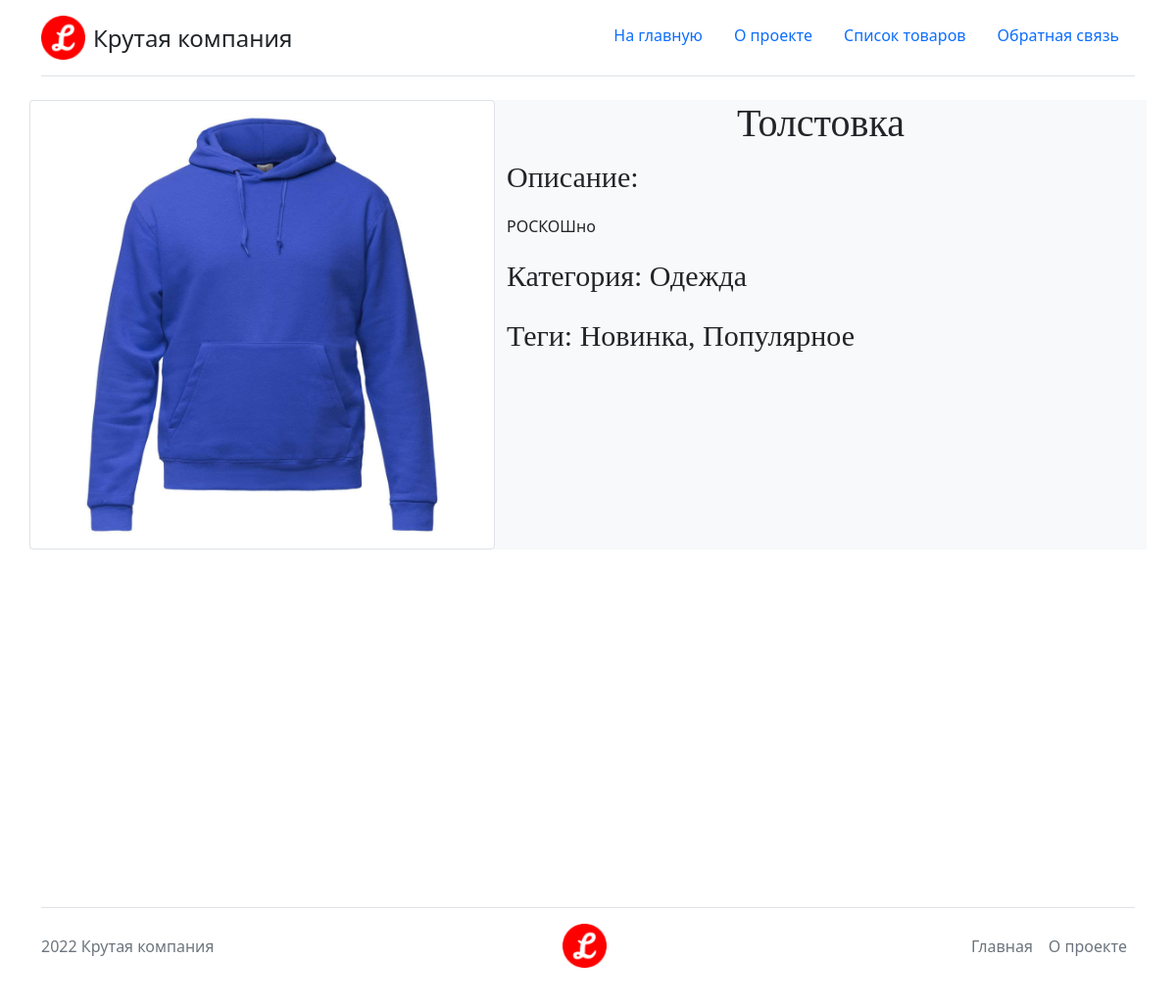
Before: /catalog/3/ with the older database file.
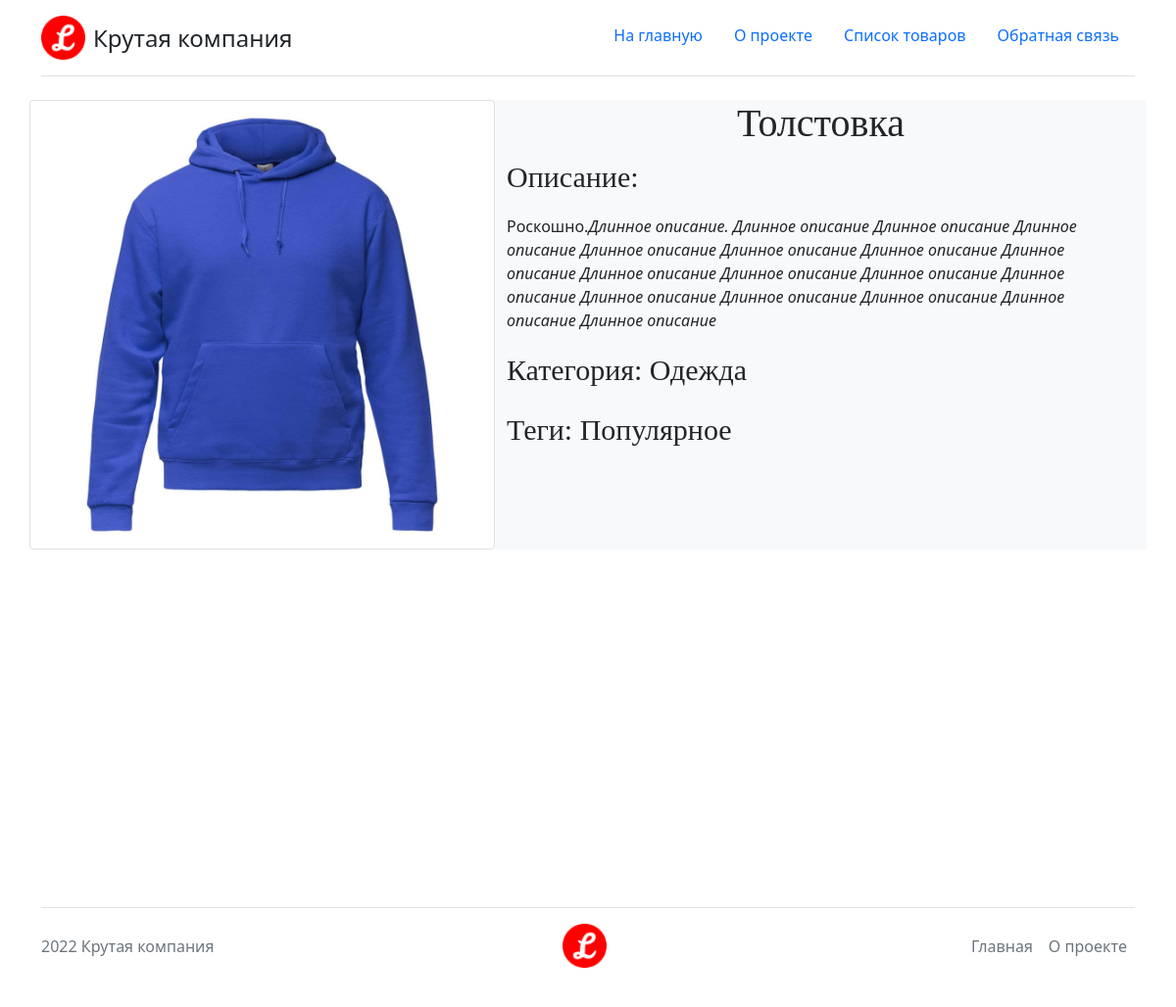
After: the same page with the newer database file.
### catalog/models.py (models this page shows, shortened)
class Item(ProjectBaseModel):
    is_on_main = models.BooleanField(verbose_name='На главной', default=False)
    text = RichTextField(
        verbose_name='описание',
        validators=[AmazingTextValidator('превосходно', 'роскошно')],
        help_text='Должно создержать слова превосходно или роскошно'
        )
    category = models.ForeignKey(
        'Category', verbose_name='категория', on_delete=models.CASCADE
        )
    tags = models.ManyToManyField('Tag', verbose_name='тег')
    preview = models.ImageField(
        verbose_name='превью', upload_to='uploads/preview/%Y/%m', null=True,
        blank=True
        )
    objects = ItemManager()
    class Meta:
        verbose_name = 'товар'
        verbose_name_plural = 'товары'
        default_related_name = 'items'
    def image_tmb(self):
        return get_image_thumbnail(self.preview)
    image_tmb.short_description = 'превью'
    image_tmb.allow_tags = True

class Category(ProjectBaseModel):
    slug = ProjectBaseFields.slug
    weight = models.PositiveSmallIntegerField(verbose_name='вес', default=100)
    class Meta:
        verbose_name = 'категория'
        verbose_name_plural = 'категории'

class Tag(ProjectBaseModel):
    slug = ProjectBaseFields.slug
    class Meta:
        verbose_name = 'тег'
        verbose_name_plural = 'теги'

### catalog/views.py (the view)
class ItemDetail(DetailView):
    template_name = "catalog/item_detail.html"
    queryset = Item.objects.published()
    pk_url_kwarg = "item_id"
    context_object_name = "item"
    extra_context = {
        'title_name': 'Детали товара'
    }

### Core/models.py (called while the page is built)
    def __str__(self):
        return self.name

### Core/templatetags/MenuManager.py (called while the page is built)
@register.inclusion_tag('header.html')
def get_main_menu(request):
    menu = []
    for elem in Menus.main_menu:
        elem.is_active = elem.url_name == request.resolver_match.view_name
        menu.append(elem)
    return {"menu": menu}

### templates/catalog/item_detail.html
{% extends 'base.html' %}
{% load static %}
{% block content %}
<div class="row bg-light">
    {% if item.preview %}
    <img class="col-5 img-thumbnail" src="{{ item.preview.url }}" alt="картинка">
    {% else %}
    <img class="col-5 img-thumbnail" src="{% static 'core/img/default_image.jpg' %}" alt="картинка">
    {% endif %}
    <div class="col-7">
        <h1 class="text-center title-text">{{ item.name }}</h1>
        <p class="big-text">Описание:</p>{{ item.text | safe }}
        <p class="big-text">Категория: {{ item.category }}</p>
        <p class="big-text">Теги: {{ item.tags.all | join:", " }}</p>
    </div>
</div>
{% endblock content %}

### templates/base.html (shortened to what this page needs)
{% load static %}
{% load MenuManager %}
<!DOCTYPE html>
<html lang="ru">
<head>
    <link rel="stylesheet" href="{% static 'bootstrap-5/css/bootstrap.min.css' %}">
    <link rel="stylesheet" href="{% static 'core/css/base.css' %}">
</head>
<body>
{% get_main_menu request %}
<main class="container min-vh-100">
    {% block content %}{% endblock content %}
</main>
{% include 'footer.html' %}
</body>
</html>

### templates/header.html
{% load static %}
<div class="container">
    <header class="d-flex flex-wrap justify-content-center py-3 mb-4 border-bottom">
        <a href="{% url 'homepage:home' %}" class="d-flex align-items-center mb-3 mb-md-0 me-md-auto text-dark text-decoration-none">
        <img class="bi me-2" src="{% static 'core/img/logo.png' %}" width="45" height="45" alt="Логотип">
        <span class="fs-4">Крутая компания</span>
        </a>
        <ul class="nav nav-pills">
            {% for elem in menu %}
            {% if elem.is_active %}
            <li class="nav-item"><p class="nav-link active">{{ elem.title }}</p></li>
            {% else %}
            <li class="nav-item"><a href="{% url elem.url_name %}" class="nav-link">{{ elem.title }}</a></li>
            {% endif %}
            {% endfor %}
        </ul>
    </header>
</div>

### templates/footer.html
{% load static %}
<div class="container">
    <footer class="d-flex flex-wrap justify-content-between align-items-center py-3 my-4 border-top">
      <p class="col-md-4 mb-0 text-muted">{% now 'Y' %} Крутая компания</p>
      <a href="{% url 'homepage:home' %}" class="col-md-4 d-flex align-items-center justify-content-center mb-3 mb-md-0 me-md-auto link-dark text-decoration-none">
        <img class="bi me-2" src="{% static 'core/img/logo.png' %}" width="45" height="45" alt="Логотип">
      </a>
      <ul class="nav col-md-4 justify-content-end">
        <li class="nav-item"><a href="{% url 'homepage:home' %}" class="nav-link px-2 text-muted">Главная</a></li>
        <li class="nav-item"><a href="{% url 'about:about' %}" class="nav-link px-2 text-muted">О проекте</a></li>
      </ul>
    </footer>
  </div>

### static_dev/core/css/base.css (style rules this page uses)
.bi { vertical-align: -.125em; fill: currentColor; }
.big-text { font-size: 30px; font-family: "Comic Sans MS", "Comic Sans", cursive; }
.title-text { font-size: 40px; font-family: "Comic Sans MS", "Comic Sans", cursive; }

Changed rows visible on the page:
changed Item "Толстовка": text "РОСКОШно" → "Роскошно. Длинное описание. Длинное описание Длинное описание Длинное описание Длинное описание Длинное описание Длинное описание Длинное описание Длинное описание Длинное описание Длинное описание Длинное описание Длинное описание Длинное описание Длинное описание Длинное описание Длинное описание"; tags.all "Новинка, Популярное" → "Популярное"
